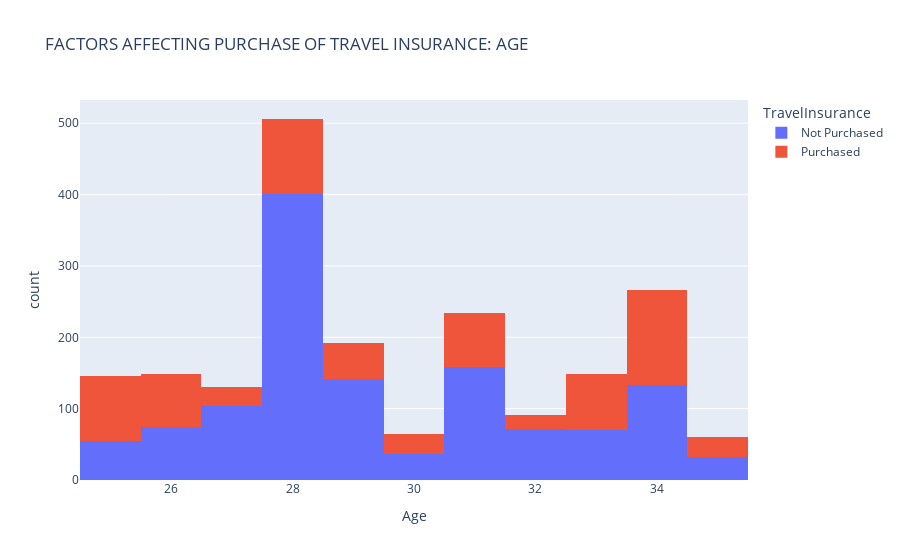

Notebook code cell kept with this figure:
### Markdown cell above
let’s start by looking at the age column to see how age affects the purchase of an insurance policy.



The lines of code are creating a histogram using the Plotly Express library. The histogram is based on the "Age" column of the data DataFrame and is colored based on the "TravelInsurance" column. The resulting histogram provides insights into the distribution of age for those who purchased travel insurance versus those who did not. The final line of code displays the histogram in the output.

### Code cell
data = data
figure = px.histogram(data, x = "Age", 
                      color = "TravelInsurance", 
                      title= "FACTORS AFFECTING PURCHASE OF TRAVEL INSURANCE: AGE")
figure.show()

### Figure 1 — Plotly figure (JSON) as saved in the notebook; plotly's stock layout.template omitted (floating-point values rounded to 4 significant figures; data arrays with more than 128 entries replaced by an {"elided": "..."} marker saying what was removed)
{"data": [{"alignmentgroup": "True", "bingroup": "x", "hovertemplate": "TravelInsurance=Not Purchased<br>Age=%{x}<br>count=%{y}<extra></extra>", "legendgroup": "Not Purchased", "marker": {"color": "#636efa", "pattern": {"shape": ""}}, "name": "Not Purchased", "offsetgroup": "Not Purchased", "orientation": "v", "showlegend": true, "type": "histogram", "x": {"elided": "1277 int values"}, "xaxis": "x", "yaxis": "y"}, {"alignmentgroup": "True", "bingroup": "x", "hovertemplate": "TravelInsurance=Purchased<br>Age=%{x}<br>count=%{y}<extra></extra>", "legendgroup": "Purchased", "marker": {"color": "#EF553B", "pattern": {"shape": ""}}, "name": "Purchased", "offsetgroup": "Purchased", "orientation": "v", "showlegend": true, "type": "histogram", "x": {"elided": "710 int values"}, "xaxis": "x", "yaxis": "y"}], "layout": {"barmode": "relative", "legend": {"title": {"text": "TravelInsurance"}, "tracegroupgap": 0}, "title": {"text": "FACTORS AFFECTING PURCHASE OF TRAVEL INSURANCE: AGE"}, "xaxis": {"anchor": "y", "domain": [0, 1], "title": {"text": "Age"}}, "yaxis": {"anchor": "x", "domain": [0, 1], "title": {"text": "count"}}}}
